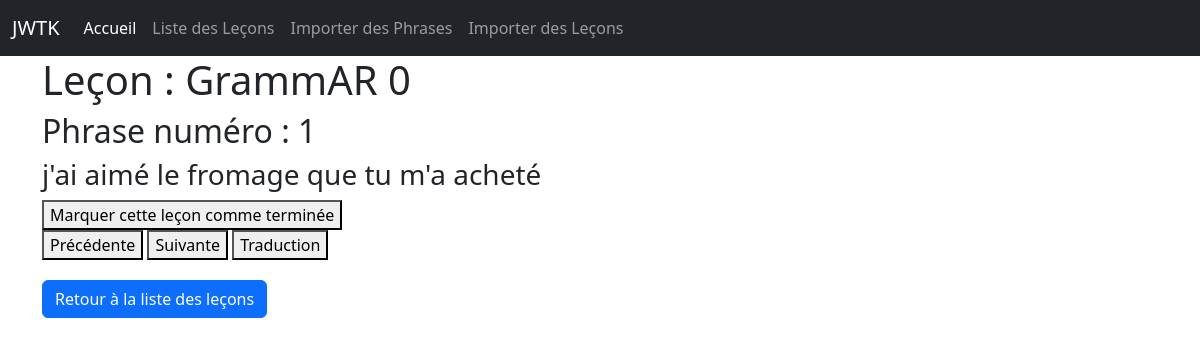
Screenshot of /lesson/2/phrase/1/ with the database file from the repository.
### translate/models.py (models this page shows, shortened)
class Lesson(models.Model):
    title = models.CharField(max_length=100)
    number = models.IntegerField(unique=True)
    is_completed = models.BooleanField(default=False)

class Phrase(models.Model):
    lesson = models.ForeignKey(Lesson, on_delete=models.CASCADE, related_name='phrases')
    phrase = models.CharField(max_length=256, null= True)
    translation_fr = models.CharField(max_length=256, null= True)
    translation_en = models.CharField(max_length=256, default='default_value')
    translation_ru = models.CharField(max_length=256, null= True)
    phrase_number = models.IntegerField(null=True, blank=True, default=0, unique= False)
    class Meta:
        unique_together = ('lesson', 'phrase_number')  # Unicité par leçon et numéro de phrase

### translate/views.py (the view)
# urls.py: path('lesson/<int:lesson_id>/phrase/<int:current_id>/', views.phrase_navigation, name='phrase_navigation'),
def phrase_navigation(request, lesson_id, current_id):
    current_lesson = get_object_or_404(Lesson, id=lesson_id)
    lesson_phrases = current_lesson.phrases.order_by('phrase_number')
    total_phrases = lesson_phrases.count()
    current_phrase = lesson_phrases.filter(phrase_number=current_id).first()
    if not current_phrase:
        return HttpResponseNotFound("phrase non trouvée dans cette leçon")
    next_phrase = lesson_phrases.filter(phrase_number__gt=current_id).first()
    previous_phrase = lesson_phrases.filter(phrase_number__lt=current_id).last()
    next_id = next_phrase.phrase_number if next_phrase else lesson_phrases.first().phrase_number
    previous_id = previous_phrase.phrase_number if previous_phrase else lesson_phrases.last().phrase_number
    show_translation = 'translation' in request.GET
    context = {
        'phrase': current_phrase,
        'show_translation': show_translation,
        'total_phrases': total_phrases,
        'lesson': current_lesson,
        'next_id':next_id,
        'previous_id':previous_id,
    }
    return render(request, "translate/phrase_navigation.html", context)

### translate/context_processors.py (called while the page is built)
def lesson_table_context(request):
    lessons = Lesson.objects.all().order_by('number')
    total_lessons = lessons.count()
    columns = 6
    rows = [lessons[i:i + columns] for i in range(0, total_lessons, columns)]
    return {
        'rows': rows,  # Tableau des leçons
    }

### translate/templates/translate/phrase_navigation.html (shortened to what this page needs)
{% extends 'translate/base.html' %}
{% block content %}
</head>
<body>
    <h1>Leçon : {{ lesson.title }}</h1>
    <h2>Phrase numéro : {{ phrase.phrase_number }}</h2>
    <h3>{{ phrase.phrase }}</h3>
    <button id="complete-lesson-btn">Marquer cette leçon comme terminée</button>
    <div>
        <button onclick="loadPhrase('previous')">Précédente</button>
        <button onclick="loadPhrase('next')">Suivante</button>
        <button onclick="toggleTranslation()">Traduction</button>
    </div>
    <div style="margin-top: 20px;">
        <a href="{% url 'translate:accueil' %}" class="btn btn-primary">Retour à la liste des leçons</a>
    </div>
{%endblock %}

### rows the page displays
Lesson: title "GrammAR 0"
Phrase: phrase_number "1", phrase "j'ai aimé le fromage que tu m'a acheté"
